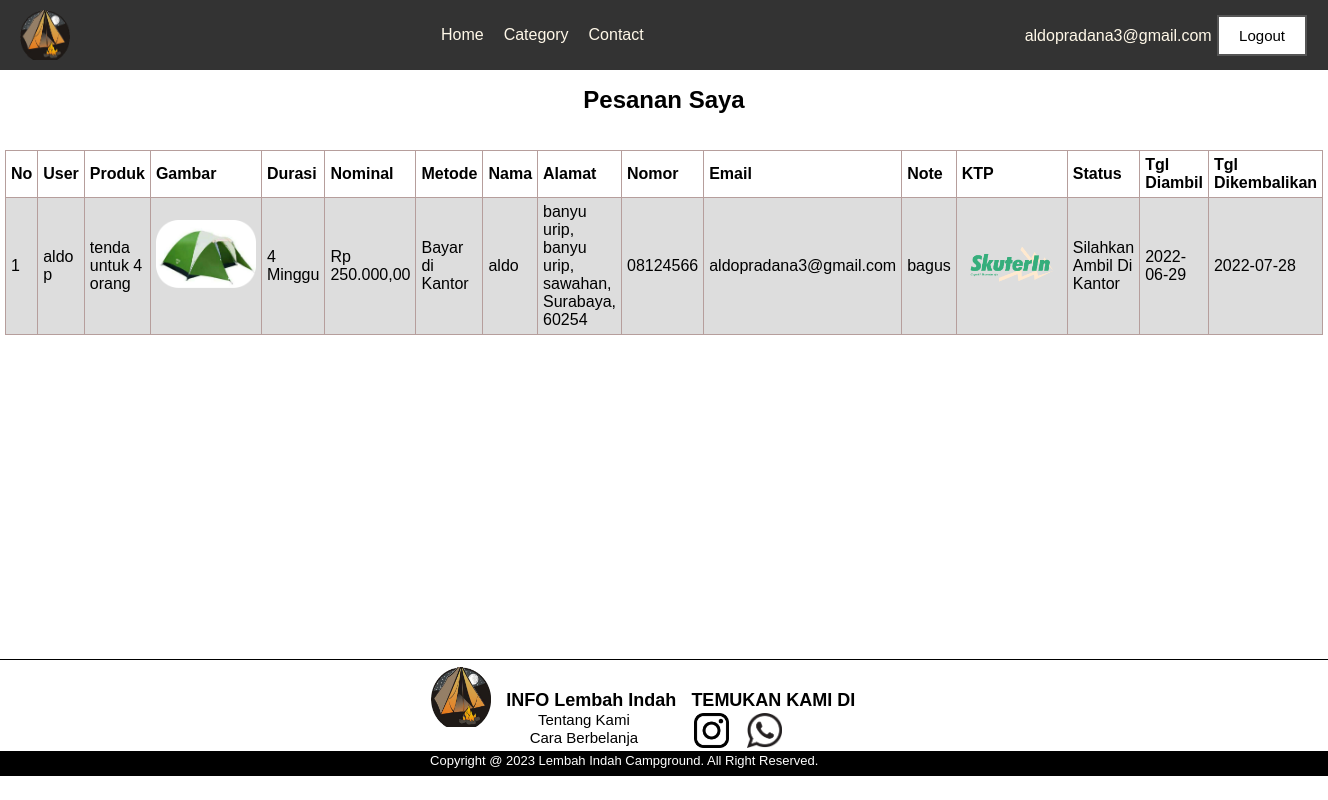
/pesanan.php (signed in), run on the app's committed database.
### tables this page shows
CREATE TABLE `transaksi` (
  `id` int(20) NOT NULL,
  `id_user` int(20) NOT NULL,
  `id_produk` int(20) NOT NULL,
  `tipe` varchar(20) NOT NULL,
  `amount` int(20) NOT NULL,
  `metode` varchar(30) NOT NULL,
  `nama` varchar(255) NOT NULL,
  `alamat` varchar(500) NOT NULL,
  `nomor` varchar(20) NOT NULL,
  `email` varchar(50) NOT NULL,
  `note` varchar(255) DEFAULT NULL,
  `ktp` varchar(50) NOT NULL,
  `status` varchar(30) NOT NULL,
  `tgl_diambil` date DEFAULT NULL,
  `tgl_dikembalikan` date DEFAULT NULL
);

CREATE TABLE `user` (
  `id` int(11) NOT NULL,
  `nama` varchar(50) NOT NULL,
  `alamat` varchar(100) NOT NULL,
  `nohp` varchar(50) NOT NULL,
  `email` varchar(100) NOT NULL,
  `password` varchar(100) NOT NULL
);

CREATE TABLE `produk` (
  `id_produk` int(10) NOT NULL,
  `kategori` varchar(50) NOT NULL,
  `nama` varchar(50) NOT NULL,
  `harga` int(50) NOT NULL,
  `foto` varchar(100) NOT NULL,
  `stok` int(10) NOT NULL,
  `tanggal_upload` timestamp NOT NULL DEFAULT current_timestamp(),
  `deskripsi1` text NOT NULL
);

### pesanan.php (the view, shortened to what this page needs)
<!DOCTYPE html>
<html lang="en">
<head>
    <link rel="stylesheet" href="style/stylepesanan.css">
</head>
<body>
    <?php
        include('koneksi.php');
        $nomor = 1;
    ?>
    <?php
        include ('header.php');
    ?>
    <br><br>
    <h2 style="text-align: center;">Pesanan Saya</h2>
    <br><br>
    <table>
        <tr>
            <th>No</th>
            <th>User</th>
            <th>Produk</th>
            <th>Gambar</th>
            <th>Durasi</th>
            <th>Nominal</th>
            <th>Metode</th>
            <th>Nama</th>
            <th>Alamat</th>
            <th>Nomor</th>
            <th>Email</th>
            <th>Note</th>
            <th>KTP</th>
            <th>Status</th>
            <th>Tgl Diambil</th>
            <th>Tgl Dikembalikan</th>
        </tr>
        <?php
            function rupiah($angka)
                {
                    $hasil_rupiah = "Rp " . number_format($angka, 2, ",", ".");
                    return $hasil_rupiah;
                }
            $id_user = $_SESSION['id'];
            $query = "SELECT * FROM transaksi WHERE id_user='$id_user'";
            $result = mysqli_query($koneksi,$query);
            while($row = mysqli_fetch_array($result)){
            $product_id = $row['id_produk'];
            $quer = "SELECT * FROM produk WHERE id_produk = '$product_id'";
            $data = $koneksi->query($quer)->fetch_assoc();
            $id_user = $row['id_user'];
            $quer_user = "SELECT * FROM user WHERE id = '$id_user'";
            $data_user = $koneksi->query($quer_user)->fetch_assoc();
        ?>
        <tr>
            <td><?php echo $nomor++; ?></td>
            <td><?php echo $data_user['nama']; ?></td>
            <td><?php echo $data['nama']; ?></td>
            <td><img src="admin/produk/<?php echo $data['foto']; ?>" style="width: 100px; padding-bottom: 20px;"></td>
            <td><?php echo $row['tipe']; ?></td>
            <td><?php echo rupiah($row['amount']); ?></td>
            <td><?php echo $row['metode']; ?></td>
            <td><?php echo $row['nama']; ?></td>
            <td><?php echo $row['alamat']; ?></td>
            <td><?php echo $row['nomor']; ?></td>
            <td><?php echo $row['email']; ?></td>
            <td><?php echo $row['note']; ?></td>
            <td><img src="uploads/<?php echo $row['ktp']; ?>" width="100px"></td>
            <td><?php echo $row['status']; ?></td>
            <td><?php echo $row['tgl_diambil']; ?></td>
            <td><?php echo $row['tgl_dikembalikan']; ?></td>
        </tr>
        <?php
            }
        ?>
    </table>
<br><br><br><br><br><br><br><br><br><br><br><br><br><br><br><br><br><br>
<section id="footer">
    <?php include ('footer.php')?>
</section>
</body>
</html>

### style/stylepesanan.css (style rules this page uses)
body { margin-top: 50px; background-image: url(../resource/bukit.png); background-repeat: no-repeat; background-size: cover; }
table { font-family: arial, sans-serif; border-collapse: collapse; width: 70%; margin-right: auto; margin-left: auto; }
th { background-color: rgba(255, 255, 255, 1) }
td, th { border: 1px solid #b69e9c; text-align: left; padding: 5px; }
tr:nth-child(even) { background-color: #dddddd; }

### style/styleheader.css (style rules this page uses)
* { box-sizing: border-box; margin: 0; padding: 0; }
body { font-family: Sans-serif; }

### data on the page
transaksi: id_user.nama "aldo p", id_produk.nama "tenda untuk 4 orang", id_produk.foto (picture), tipe "4 Minggu", amount "Rp 250.000,00", metode "Bayar di Kantor", nama "aldo", alamat "banyu urip, banyu urip, sawahan, Surabaya, 60254", nomor "08124566", email "aldopradana3@gmail.com", note "bagus", ktp (picture), status "Silahkan Ambil Di Kantor", tgl_diambil "2022-06-29", tgl_dikembalikan "2022-07-28"

### other printed values
$_SESSION['email'] "aldopradana3@gmail.com"
